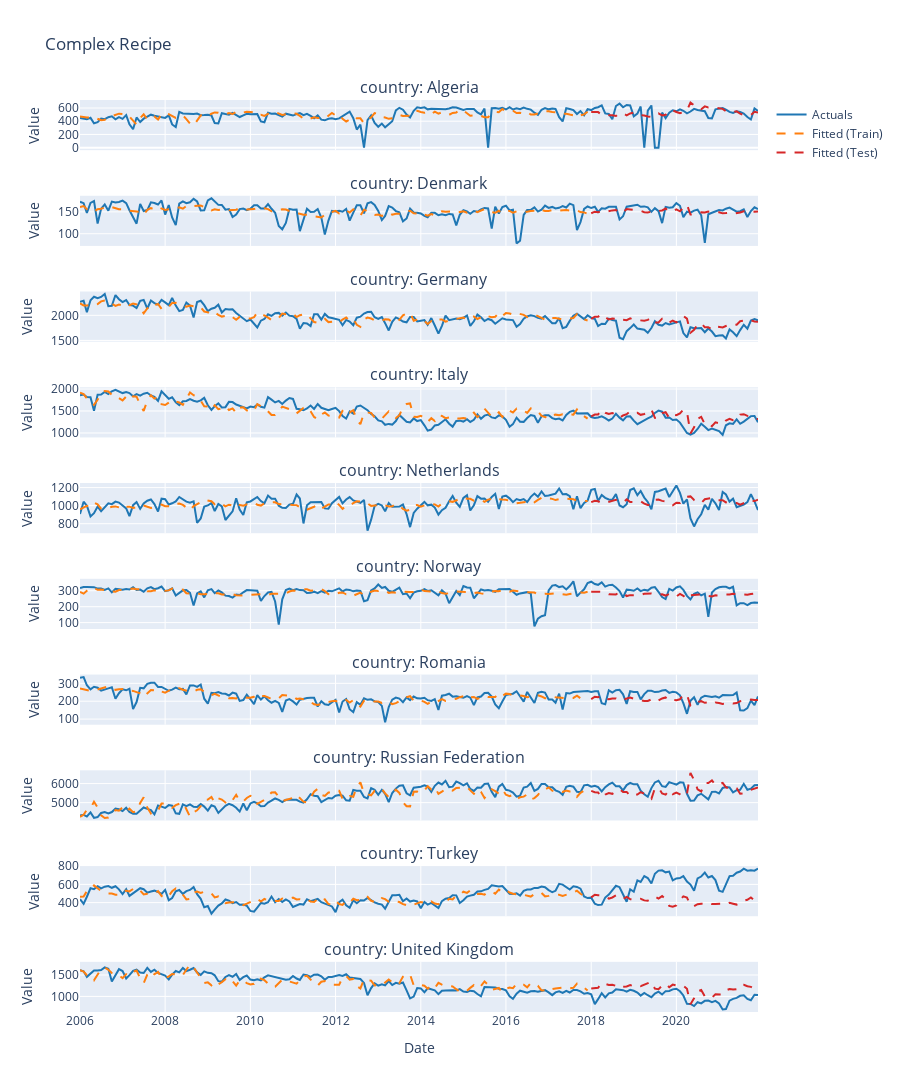

Write notebook code for a chart like this one.
### Markdown cell above
# 26. Advanced Dimensionality Reduction

## ICA, Kernel PCA, and PLS

Advanced methods for feature extraction and dimensionality reduction.

### Code cell
# Recipe with ICA (finds independent signals)
rec_ica = (
    recipe()
    .step_normalize(all_numeric_predictors())
    .step_ica(all_numeric_predictors(), num_comp=5)
)

# Workflow
wf_ica = (
    workflow()
    .add_recipe(rec_ica)
    .add_model(linear_reg().set_engine("sklearn"))
)

# Fit and evaluate
fit_ica = wf_ica.fit_nested(train_data, group_col='country', per_group_prep=True)
fit_ica = fit_ica.evaluate(test_data)

print("✓ ICA model fitted successfully!")

fit = fit_ica

outputs, coefs, stats = fit.extract_outputs()

display(outputs)
display(coefs)
display(stats)

# Plot forecast
fig = plot_forecast(fit, title="Complex Recipe")
fig.show()

# Extract preprocessed training data
processed_train = fit.extract_preprocessed_data(train_data, split='train')
processed_test = fit.extract_preprocessed_data(test_data, split='test')    

display(processed_train.tail(10))
display(processed_test.head(10))

display(fit.get_feature_comparison())
